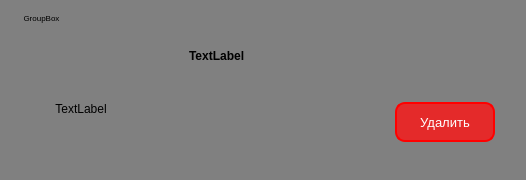
<?xml version="1.0" encoding="UTF-8"?>
<ui version="4.0">
 <class>item2</class>
 <widget class="QWidget" name="item2">
  <property name="geometry">
   <rect>
    <x>0</x>
    <y>0</y>
    <width>526</width>
    <height>180</height>
   </rect>
  </property>
  <property name="font">
   <font>
    <family>Arial</family>
    <pointsize>10</pointsize>
    <weight>75</weight>
    <bold>true</bold>
   </font>
  </property>
  <property name="windowTitle">
   <string>Form</string>
  </property>
  <property name="styleSheet">
   <string notr="true">background-color: gray;
border-radius: 10px;</string>
  </property>
  <layout class="QGridLayout" name="gridLayout">
   <item row="0" column="1">
    <widget class="QGroupBox" name="widget">
     <property name="font">
      <font>
       <family>Arial</family>
       <pointsize>6</pointsize>
       <weight>50</weight>
       <bold>false</bold>
      </font>
     </property>
     <property name="styleSheet">
      <string notr="true">border: white;</string>
     </property>
     <property name="title">
      <string>GroupBox</string>
     </property>
     <layout class="QGridLayout" name="gridLayout_2">
      <item row="1" column="7">
       <spacer name="horizontalSpacer_3">
        <property name="orientation">
         <enum>Qt::Horizontal</enum>
        </property>
        <property name="sizeHint" stdset="0">
         <size>
          <width>40</width>
          <height>20</height>
         </size>
        </property>
       </spacer>
      </item>
      <item row="1" column="5">
       <widget class="QLabel" name="label_2">
        <property name="sizePolicy">
         <sizepolicy hsizetype="Minimum" vsizetype="Maximum">
          <horstretch>0</horstretch>
          <verstretch>0</verstretch>
         </sizepolicy>
        </property>
        <property name="minimumSize">
         <size>
          <width>200</width>
          <height>0</height>
         </size>
        </property>
        <property name="maximumSize">
         <size>
          <width>600</width>
          <height>30</height>
         </size>
        </property>
        <property name="font">
         <font>
          <family>Arial</family>
          <weight>75</weight>
          <bold>true</bold>
         </font>
        </property>
        <property name="text">
         <string>TextLabel</string>
        </property>
       </widget>
      </item>
      <item row="1" column="2">
       <spacer name="horizontalSpacer_2">
        <property name="orientation">
         <enum>Qt::Horizontal</enum>
        </property>
        <property name="sizeHint" stdset="0">
         <size>
          <width>40</width>
          <height>20</height>
         </size>
        </property>
       </spacer>
      </item>
      <item row="1" column="4">
       <spacer name="horizontalSpacer">
        <property name="orientation">
         <enum>Qt::Horizontal</enum>
        </property>
        <property name="sizeType">
         <enum>QSizePolicy::Fixed</enum>
        </property>
        <property name="sizeHint" stdset="0">
         <size>
          <width>40</width>
          <height>20</height>
         </size>
        </property>
       </spacer>
      </item>
      <item row="2" column="7">
       <widget class="QPushButton" name="btn_delete">
        <property name="sizePolicy">
         <sizepolicy hsizetype="Minimum" vsizetype="Maximum">
          <horstretch>0</horstretch>
          <verstretch>0</verstretch>
         </sizepolicy>
        </property>
        <property name="minimumSize">
         <size>
          <width>100</width>
          <height>40</height>
         </size>
        </property>
        <property name="font">
         <font>
          <family>Segoe UI</family>
          <pointsize>10</pointsize>
          <weight>50</weight>
          <bold>false</bold>
         </font>
        </property>
        <property name="styleSheet">
         <string notr="true">QPushButton {
background-color: #E42A2A;
border: 2px solid red;
border-radius: 10px;
color: white;
}

QPushButton:hover {
background-color: red;
border: 2px solid red;
}</string>
        </property>
        <property name="text">
         <string>Удалить</string>
        </property>
       </widget>
      </item>
      <item row="1" column="1" rowspan="2">
       <widget class="QLabel" name="label">
        <property name="sizePolicy">
         <sizepolicy hsizetype="Maximum" vsizetype="Maximum">
          <horstretch>0</horstretch>
          <verstretch>0</verstretch>
         </sizepolicy>
        </property>
        <property name="minimumSize">
         <size>
          <width>100</width>
          <height>100</height>
         </size>
        </property>
        <property name="maximumSize">
         <size>
          <width>60</width>
          <height>60</height>
         </size>
        </property>
        <property name="text">
         <string>TextLabel</string>
        </property>
        <property name="scaledContents">
         <bool>true</bool>
        </property>
        <property name="alignment">
         <set>Qt::AlignCenter</set>
        </property>
       </widget>
      </item>
     </layout>
    </widget>
   </item>
   <item row="0" column="0">
    <spacer name="horizontalSpacer_4">
     <property name="orientation">
      <enum>Qt::Horizontal</enum>
     </property>
     <property name="sizeHint" stdset="0">
      <size>
       <width>40</width>
       <height>20</height>
      </size>
     </property>
    </spacer>
   </item>
   <item row="0" column="3">
    <spacer name="horizontalSpacer_5">
     <property name="orientation">
      <enum>Qt::Horizontal</enum>
     </property>
     <property name="sizeHint" stdset="0">
      <size>
       <width>40</width>
       <height>20</height>
      </size>
     </property>
    </spacer>
   </item>
  </layout>
 </widget>
 <resources/>
 <connections/>
</ui>
